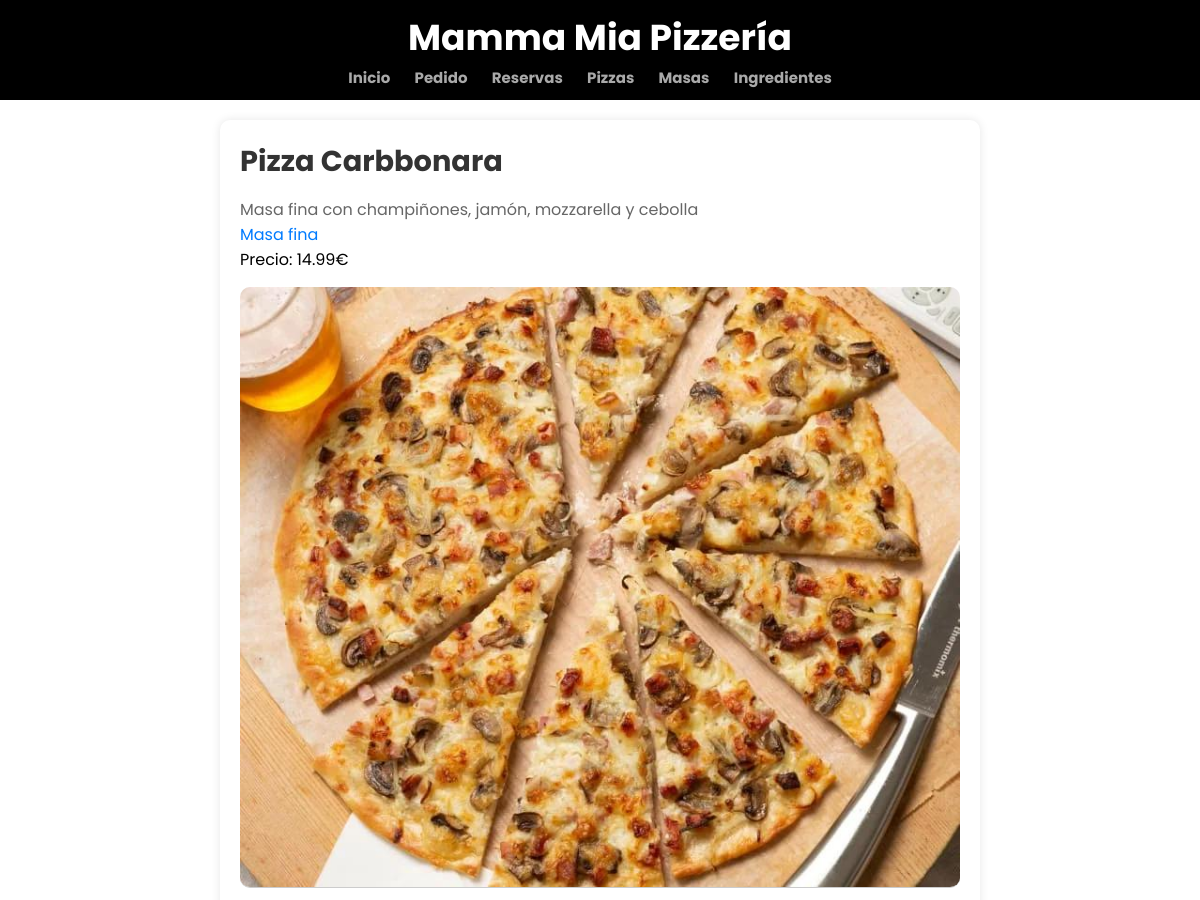
Before: /appMammaMia/pizzas/4/ (upper part) with the older database file.
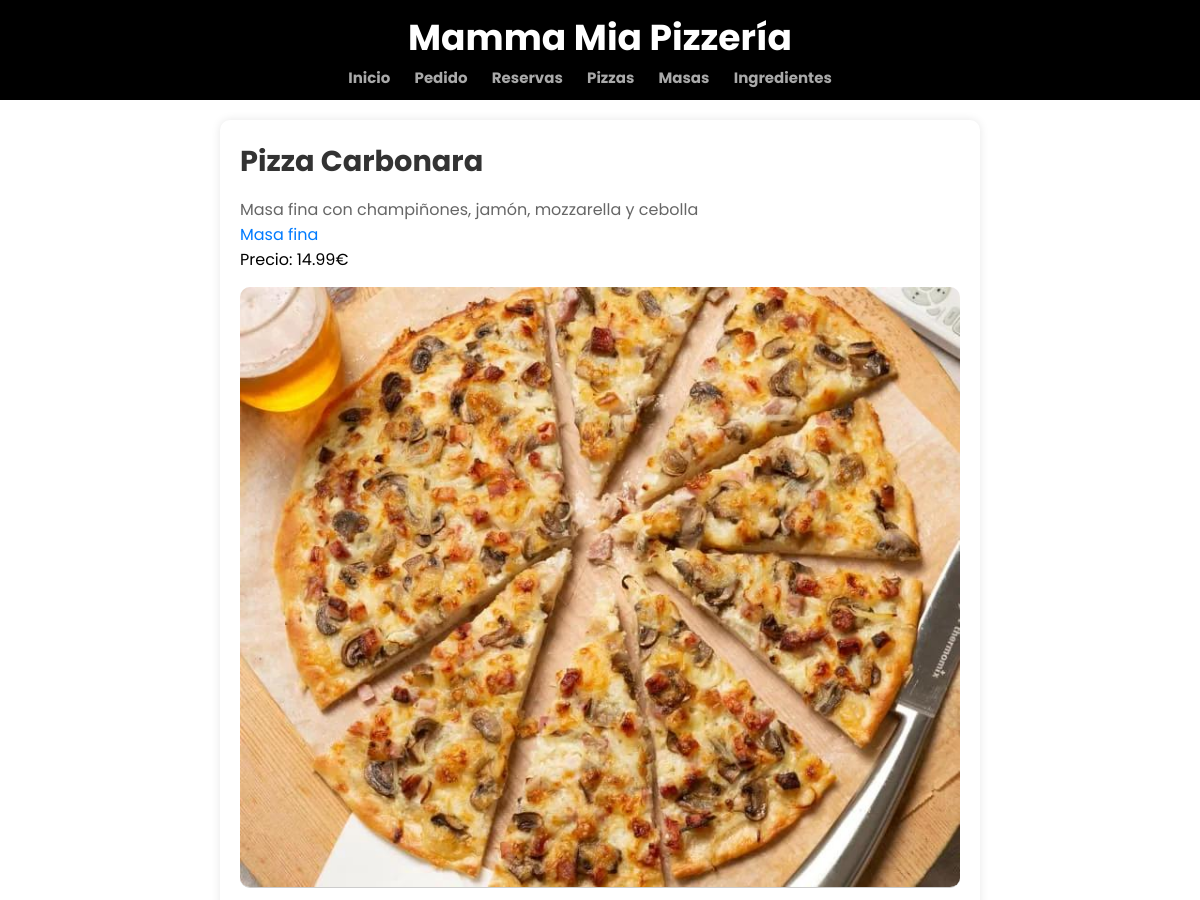
After: the same page with the newer database file.
### appMammaMia/models.py (models this page shows, shortened)
class Pizza(models.Model):
    nombre = models.CharField(max_length=100)
    masa = models.ForeignKey(Masas, on_delete=models.CASCADE)
    ingredientes = models.ManyToManyField(Ingrediente)
    descripcion = models.TextField()
    imagen = models.ImageField()
    precio = models.DecimalField(max_digits=6, decimal_places=2)
    disponible = models.BooleanField(default=True)
    calorias = models.IntegerField()

class Masas(models.Model):
    nombre = models.CharField(max_length=50)
    descripcion = models.TextField()
    precio = models.DecimalField(max_digits=5, decimal_places=2)
    imagen = models.ImageField()

### appMammaMia/views.py (the view)
# urls.py: path('pizzas/<int:nombre>/', views.detalles_pizza, name='detalles_pizza'),
def detalles_pizza(request, nombre):
    pizza = get_object_or_404(Pizza, id=nombre)
    ingredientes = pizza.ingredientes.all()
    return render(request, 'detalles_pizza.html', {'pizza': pizza, 'ingredientes': ingredientes})

### appMammaMia/templates/detalles_pizza.html (shortened to what this page needs)
{% extends "base.html" %}
{% load static %}
{% block contenido %}
    <div class="producto-detalles">
        <div class="producto-info">
            <h2>{{ pizza.nombre }}</h2>
            <p class="producto-descripcion">{{ pizza.descripcion }}</p>
            <p><a href="{% url 'detalles_masa' nombre=pizza.masa.id %}">{{ pizza.masa.nombre }}</a></p>
            <p>Precio: {{ pizza.precio }}€</p>
            <img src="{% static pizza.imagen.name %}" alt="{{ pizza.nombre }} - Imagen">
        </div>
    </div>
<link rel="stylesheet" href="{% static 'styleDetalles.css' %}">
{% endblock %}

Changed rows visible on the page:
changed Pizza "Masa fina con champiñones, jamón, mozzarella y cebolla": nombre "Pizza Carbbonara" → "Pizza Carbonara"
